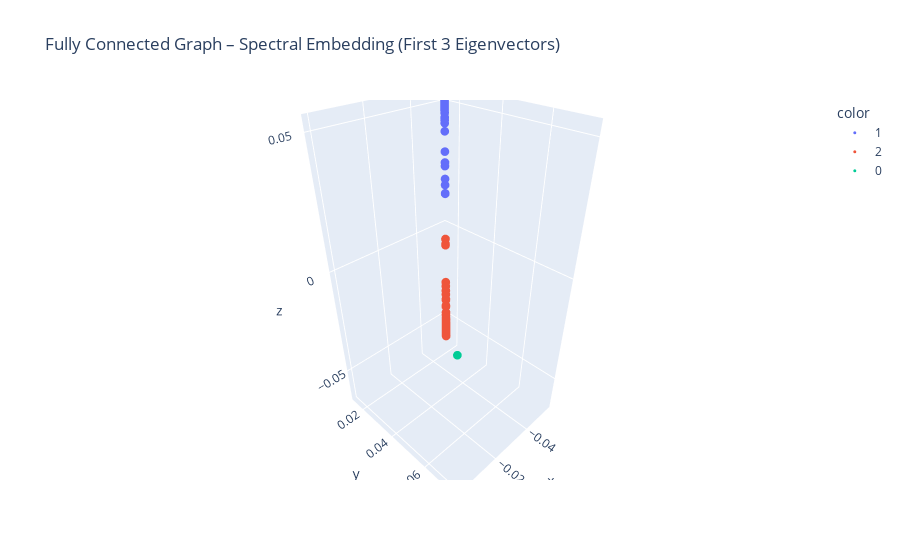

The notebook cell this image was saved under:
### Code cell
spectral_embedding = res_knn.eigenvectors
true_labels = blobs_labels

plot_3d_spectral_embedding(spectral_embedding, blobs_labels)

### Figure 1 — Plotly figure (JSON) as saved in the notebook; plotly's stock layout.template omitted (floating-point values rounded to 4 significant figures; data arrays with more than 128 entries replaced by an {"elided": "..."} marker saying what was removed)
{"data": [{"hovertemplate": "color=1<br>x=%{x}<br>y=%{y}<br>z=%{z}<extra></extra>", "legendgroup": "1", "marker": {"color": "#636efa", "size": 3, "symbol": "circle"}, "mode": "markers", "name": "1", "scene": "scene", "showlegend": true, "type": "scatter3d", "x": {"elided": "167 float values"}, "y": {"elided": "167 float values"}, "z": {"elided": "167 float values"}}, {"hovertemplate": "color=2<br>x=%{x}<br>y=%{y}<br>z=%{z}<extra></extra>", "legendgroup": "2", "marker": {"color": "#EF553B", "size": 3, "symbol": "circle"}, "mode": "markers", "name": "2", "scene": "scene", "showlegend": true, "type": "scatter3d", "x": {"elided": "166 float values"}, "y": {"elided": "166 float values"}, "z": {"elided": "166 float values"}}, {"hovertemplate": "color=0<br>x=%{x}<br>y=%{y}<br>z=%{z}<extra></extra>", "legendgroup": "0", "marker": {"color": "#00cc96", "size": 3, "symbol": "circle"}, "mode": "markers", "name": "0", "scene": "scene", "showlegend": true, "type": "scatter3d", "x": {"elided": "167 float values"}, "y": {"elided": "167 float values"}, "z": {"elided": "167 float values"}}], "layout": {"legend": {"title": {"text": "color"}, "tracegroupgap": 0}, "scene": {"domain": {"x": [0, 1], "y": [0, 1]}, "xaxis": {"title": {"text": "x"}}, "yaxis": {"title": {"text": "y"}}, "zaxis": {"title": {"text": "z"}}}, "title": {"text": "Fully Connected Graph – Spectral Embedding (First 3 Eigenvectors)"}}}
